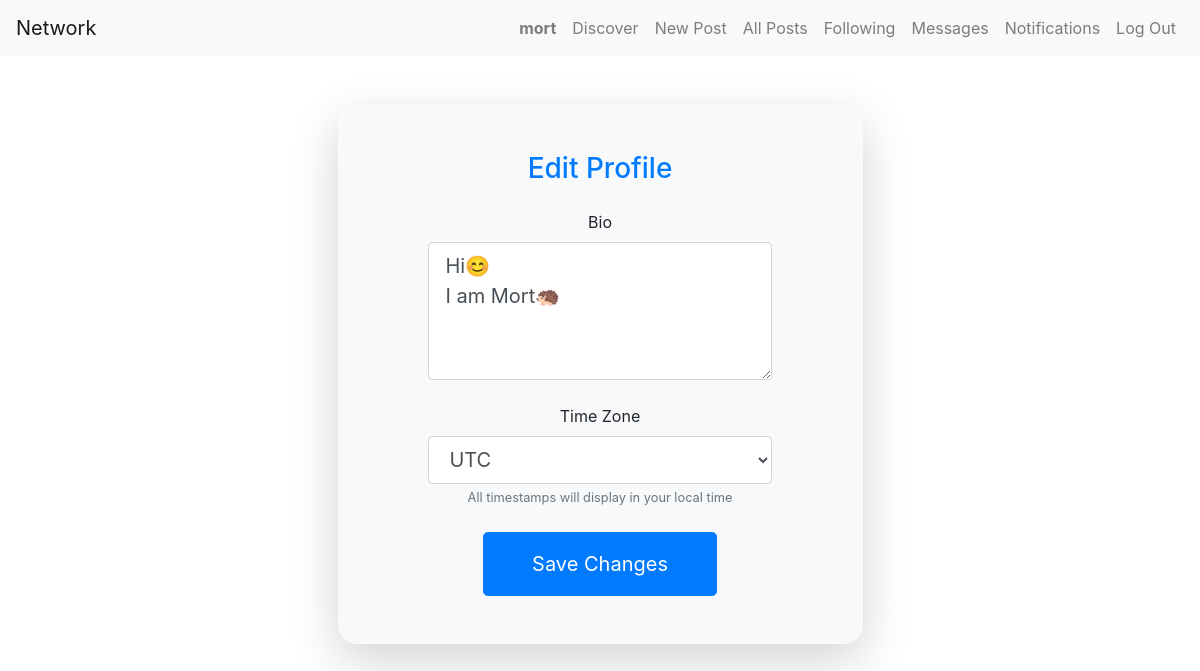
The page /edit-profile/ (signed in) on the database its author committed.
### network/models.py (models this page shows)
class User(AbstractUser):
    profile_picture = models.ImageField(upload_to='profile_pics/', null=True, blank=True)
    bio = models.TextField(max_length=500, blank=True)
    hidden_conversations = models.ManyToManyField('self', symmetrical=False, blank=True, related_name='hidden_by')
    timezone = models.CharField(max_length=100, choices=TIMEZONE_CHOICES, default='UTC')
    activation_token = models.CharField(max_length=32, blank=True, null=True)

### network/views.py (the view)
# urls.py: path("edit-profile/", views.edit_profile, name="edit_profile"),
@login_required
def edit_profile(request):
    if request.method == "POST":
        user = request.user
        user.bio = request.POST.get('bio', '')
        user.timezone = request.POST.get('timezone', 'UTC')
        user.save()
        return redirect('profile', username=user.username)
    timezone_choices = [(tz, tz) for tz in pytz.all_timezones]
    return render(request, "network/edit_profile.html", {
        'timezone_choices': timezone_choices
    })

### network/templates/network/edit_profile.html (shortened to what this page needs)
{% extends "network/layout.html" %}
{% block body %}
    <div class="container mt-5 mb-5">
        <div class="row justify-content-center">
            <div class="col-md-8 col-lg-6">
                <div class="card shadow-lg border-0 rounded-4 overflow-hidden">
                    <div class="card-body p-5 bg-light text-center">
                        <h3 class="mb-4 fw-bold text-primary">Edit Profile</h3>
                        <form method="post" enctype="multipart/form-data">
                            <div class="mb-4">
                                <label for="id_bio" class="form-label fw-semibold fs-5">Bio</label>
                                <textarea name="bio" id="id_bio" class="form-control form-control-lg mx-auto" style="max-width: 80%;" rows="4" placeholder="Tell us about yourself... (optional)">{{ user.bio }}</textarea>
                            </div>
                            <div class="mb-4">
                                <label for="timezone" class="form-label fw-semibold fs-5">Time Zone</label>
                                <select name="timezone" class="form-control form-control-lg mx-auto" id="timezone" style="max-width: 80%;">
                                    {% for tz, tz_display in timezone_choices %}
                                        <option value="{{ tz }}" {% if user.timezone == tz %}selected{% endif %}>
                                            {{ tz_display }}
                                        </option>
                                    {% endfor %}
                                </select>
                                <small class="text-muted">All timestamps will display in your local time</small>
                            </div>
                            <button type="submit" class="btn btn-primary btn-lg px-5 py-3 fw-bold">
                                Save Changes
                            </button>
                        </form>
                    </div>
                </div>
            </div>
        </div>
    </div>
{% endblock %}

### network/templates/network/layout.html (shortened to what this page needs)
{% load static %}
<!DOCTYPE html>
<html lang="en">
<head>
    <link rel="stylesheet" href="https://stackpath.bootstrapcdn.com/bootstrap/4.4.1/css/bootstrap.min.css">
    <link href="{% static 'network/styles.css' %}" rel="stylesheet">
    <link rel="stylesheet" href="https://cdnjs.cloudflare.com/ajax/libs/font-awesome/6.5.0/css/all.min.css">
    <link rel="stylesheet" href="https://cdnjs.cloudflare.com/ajax/libs/font-awesome/6.5.0/css/all.min.css" />
</head>
<body>
    <nav class="navbar navbar-expand-lg navbar-light bg-light">
        <a class="navbar-brand" href="{% url 'index' %}">Network</a>
        <div class="collapse navbar-collapse" id="navbarNav">
            <ul class="navbar-nav ml-auto">
                {% if user.is_authenticated %}
                    <li class="nav-item">
                        <a class="nav-link" href="{% url 'profile' user.username %}">
                            <strong>{{ user.username }}</strong>
                        </a>
                    </li>
                    <li class="nav-item">
                        <a class="nav-link" href="{% url 'discover_users' %}">Discover</a>
                    </li>
                    <li class="nav-item">
                         <a class="nav-link" href="{% url 'new_post' %}">New Post</a>
                    </li>
                    <li class="nav-item">
                        <a class="nav-link" href="{% url 'all_posts' %}">All Posts</a>
                    </li>
                    <li class="nav-item">
                        <a class="nav-link" href="{% url 'following' %}">Following</a>
                    </li>
                    <li class="nav-item position-relative">
                        <a class="nav-link" href="{% url 'messages_inbox' %}">
                            Messages
                        </a>
                    </li>
                    <li class="nav-item position-relative">
                        <a class="nav-link" href="{% url 'notifications' %}">
                            Notifications
                        </a>
                    </li>
                    <li class="nav-item">
                        <a class="nav-link" href="{% url 'logout' %}">Log Out</a>
                    </li>
                {% endif %}
            </ul>
        </div>
    </nav>
    <main class="container my-4">
        {% block body %}
        {% endblock %}
    </main>
</body>
</html>

### network/static/network/styles.css (style rules this page uses)
.card { border-radius: 20px; }

### rows shown on the page
User: username "mort", bio "Hi😊 I am Mort🦔", timezone "UTC"
